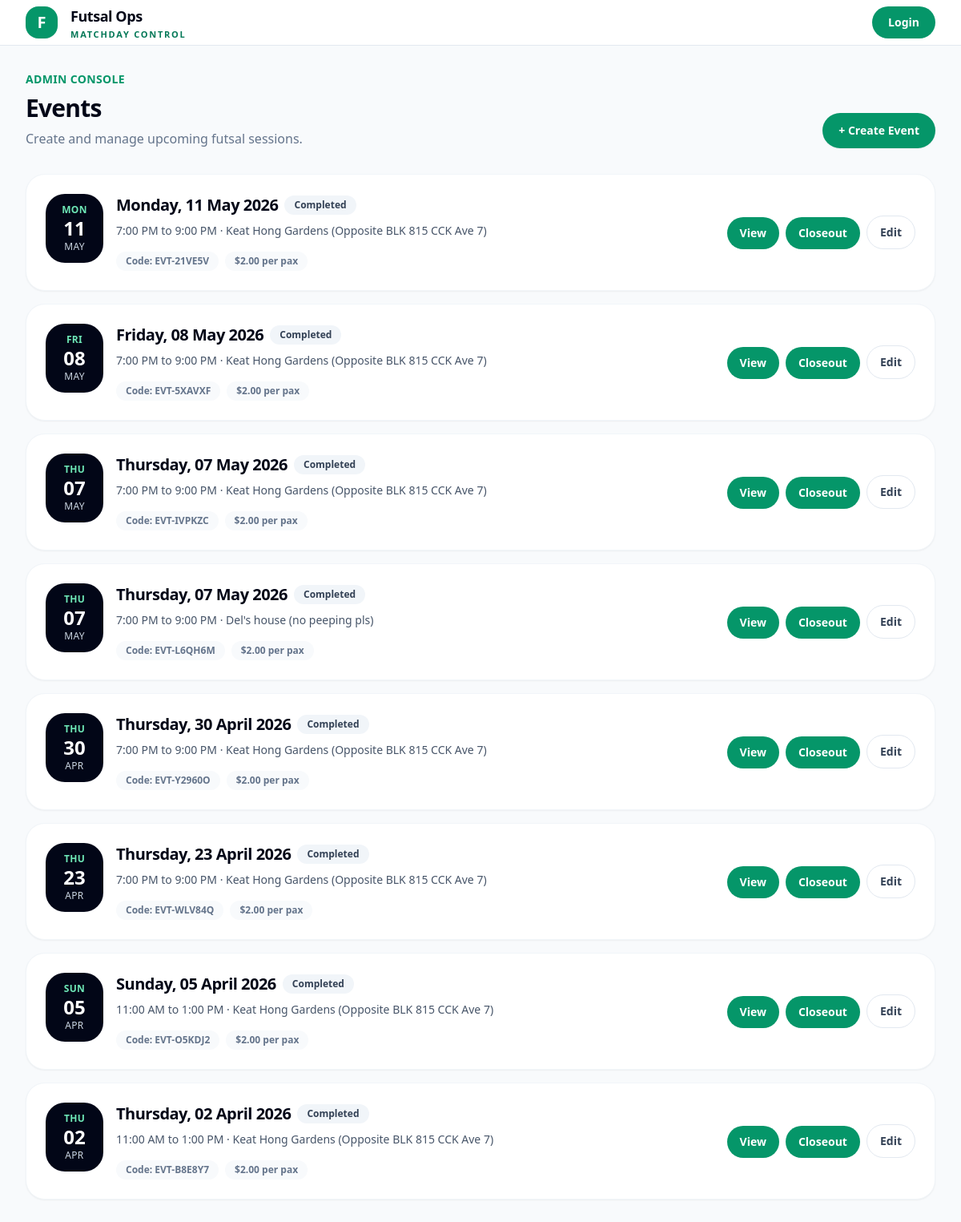
/events/, run on an earlier commit of the app's database.
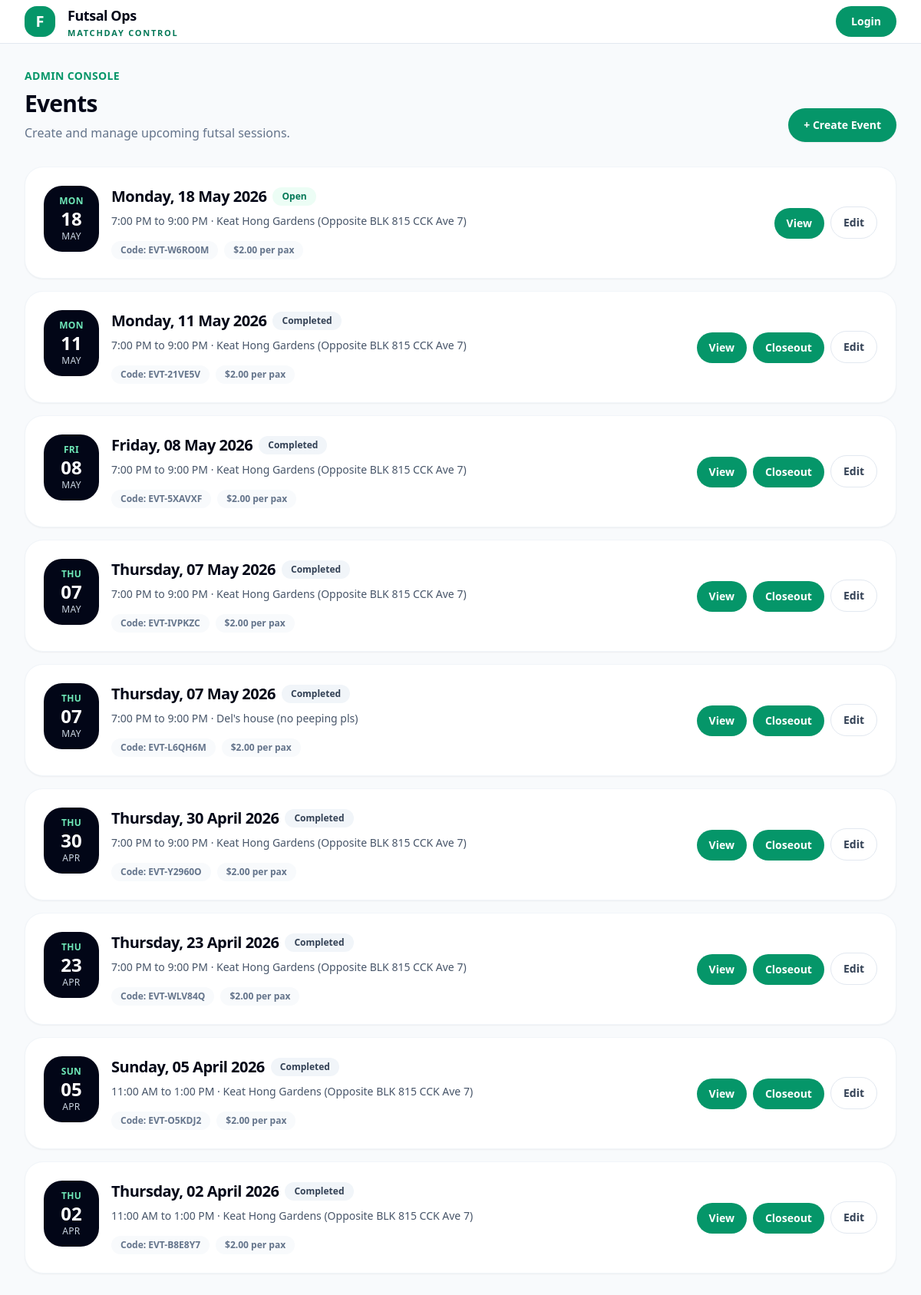
And on a later commit of the database.
### events/models.py (models this page shows, shortened)
class Event(models.Model):
    STATUS_DRAFT = "draft"
    STATUS_OPEN = "open"
    STATUS_FINALIZED = "finalized"
    STATUS_COMPLETED = "completed"
    STATUS_CANCELLED = "cancelled"
    STATUS_CHOICES = [
        (STATUS_DRAFT, "Draft"),
        (STATUS_OPEN, "Open"),
        (STATUS_FINALIZED, "Finalized"),
        (STATUS_COMPLETED, "Completed"),
        (STATUS_CANCELLED, "Cancelled"),
    ]
    registration_token = models.UUIDField(
        default=uuid.uuid4,
        unique=True,
        editable=False,
    )
    event_code = models.CharField(
        max_length=20,
        unique=True,
        default=generate_event_code,
        editable=False,
    )
    title = models.CharField(max_length=255)
    start_datetime = models.DateTimeField()
    end_datetime = models.DateTimeField()
    location = models.CharField(max_length=255)
    amount_payable = models.DecimalField(max_digits=8, decimal_places=2)
    playing_slots = models.PositiveIntegerField(default=15)
    waiting_slots = models.PositiveIntegerField(default=5)
    backup_slots = models.PositiveIntegerField(default=3)
    is_private = models.BooleanField(
        default=False,
        help_text="Private events are hidden from the public event list but accessible by registration link.",
    )
    status = models.CharField(
        max_length=20,
        choices=STATUS_CHOICES,
        default=STATUS_DRAFT,
    )
    created_by = models.ForeignKey(
        settings.AUTH_USER_MODEL,
        on_delete=models.SET_NULL,
        null=True,
        related_name="created_events",
    )
    created_at = models.DateTimeField(auto_now_add=True)
    updated_at = models.DateTimeField(auto_now=True)
    class Meta:
        ordering = ["start_datetime"]
    @property
    def weekday_display(self):
        local_start = timezone.localtime(self.start_datetime)
        return local_start.strftime("%A")
    @property
    def date_display(self):
        local_start = timezone.localtime(self.start_datetime)
        return local_start.strftime("%d %B %Y")
    @property
    def time_range_display(self):
        local_start = timezone.localtime(self.start_datetime)
        local_end = timezone.localtime(self.end_datetime)
        start = local_start.strftime("%I:%M %p").lstrip("0")
        end = local_end.strftime("%I:%M %p").lstrip("0")
        return f"{start} to {end}"
    @property
    def effective_status(self):
        from registrations.models import EventRegistration
        now = timezone.now()
        if now >= self.end_datetime:
            return "completed"
        playing_count = self.registrations.filter(
            status=EventRegistration.STATUS_PLAYING
        ).count()
        waiting_count = self.registrations.filter(
            status=EventRegistration.STATUS_WAITING
        ).count()
        if playing_count >= self.playing_slots and waiting_count >= self.waiting_slots:
            return "full"
        if playing_count >= self.playing_slots:
            return "playing_full"
        return "open"
    @property
    def effective_status_label(self):
        labels = {
            "open": "Open",
            "playing_full": "Playing Full",
            "full": "Full",
            "completed": "Completed",
        }
        return labels.get(self.effective_status, self.effective_status)

### events/views.py (the view)
# urls.py: path("", EventListView.as_view(), name="event_list"),
class EventListView(ListView):
    model = Event
    template_name = "events/list.html"
    context_object_name = "events"
    ordering = ["-start_datetime"]
    def get_queryset(self):
        queryset = super().get_queryset()
        user = self.request.user
        if user.is_authenticated and user.is_admin_level():
            return queryset
        return queryset.filter(is_private=False)
    def get_context_data(self, **kwargs):
        context = super().get_context_data(**kwargs)
        context["now"] = timezone.now()
        return context

### templates/events/list.html (shortened to what the changed rows need)
{% extends "base.html" %}
{% block content %}
<div class="space-y-8">
    <div class="flex flex-col md:flex-row md:items-end md:justify-between gap-5">
        <div>
            <h1 class="mt-2 text-3xl font-black tracking-tight text-slate-950">
                Events
            </h1>
        </div>
    </div>
    <div class="grid grid-cols-1 gap-4">
        {% for event in events %}
            <div class="bg-white rounded-3xl border border-slate-100 shadow-sm p-5 md:p-6 hover:shadow-md transition-shadow">
                <div class="flex flex-col md:flex-row md:items-center md:justify-between gap-5">
                    <div class="flex items-start gap-4">
                        <div class="min-w-[72px] rounded-3xl bg-slate-950 text-white px-4 py-3 text-center">
                            <div class="text-xs font-bold uppercase tracking-wide text-emerald-300">
                                {{ event.weekday_display|slice:":3" }}
                            </div>
                            <div class="text-2xl font-black leading-tight">
                                {{ event.start_datetime|date:"d" }}
                            </div>
                            <div class="text-xs uppercase tracking-wide text-slate-300">
                                {{ event.start_datetime|date:"M" }}
                            </div>
                        </div>
                        <div>
                            <div class="flex flex-wrap items-center gap-2">
                                <h2 class="text-xl font-black tracking-tight text-slate-950">
                                    {{ event.weekday_display }}, {{ event.date_display }}
                                </h2>
                                <span class="inline-flex items-center rounded-full px-3 py-1 text-xs font-bold
                                    {% if event.effective_status == 'completed' %}
                                        bg-slate-100 text-slate-700
                                    {% elif event.effective_status == 'full' %}
                                        bg-red-50 text-red-700
                                    {% elif event.effective_status == 'playing_full' %}
                                        bg-amber-50 text-amber-700
                                    {% elif event.effective_status == 'cancelled' %}
                                        bg-slate-200 text-slate-700
                                    {% else %}
                                        bg-emerald-50 text-emerald-700
                                    {% endif %}
                                ">
                                    {{ event.effective_status_label }}
                                </span>
                            </div>
                            <div class="mt-2 text-sm text-slate-600">
                                {{ event.time_range_display }} · {{ event.location }}
                            </div>
                            <div class="mt-4 flex flex-wrap gap-2 text-xs font-semibold text-slate-500">
                                <span class="rounded-full bg-slate-50 px-3 py-1">
                                    Code: {{ event.event_code }}
                                </span>
                                <span class="rounded-full bg-slate-50 px-3 py-1">
                                    ${{ event.amount_payable }} per pax
                                </span>
                            </div>
                        </div>
                    </div>
                    <div class="flex flex-row md:flex-col lg:flex-row gap-2 md:items-end">
                        <a href="{% url 'event_detail' event.id %}"
                           class="inline-flex items-center justify-center px-4 py-2.5 rounded-full bg-emerald-600 text-white text-sm font-bold hover:bg-emerald-700">
                            View
                        </a>
		    {% if event.end_datetime <= now and event.status != "cancelled" %}
    			<a href="{% url 'event_closeout' event.id %}"
       				class="inline-flex items-center justify-center px-4 py-2.5 rounded-full bg-emerald-600 text-white text-sm font-bold hover:bg-emerald-700">
        			  Closeout
    			</a>
		    {% endif %}
                        <a href="{% url 'event_edit' event.id %}"
                           class="inline-flex items-center justify-center px-4 py-2.5 rounded-full border border-slate-200 bg-white text-slate-700 text-sm font-bold hover:bg-slate-50">
                            Edit
                        </a>
                    </div>
                </div>
            </div>
        {% endfor %}
    </div>
</div>
{% endblock %}

What changed in the data, as far as the page shows it:
added Event: weekday_display "MON", start_datetime "18", start_datetime "MAY", weekday_display "Monday", date_display "18 May 2026", effective_status_label "Open", time_range_display "7:00 PM to 9:00 PM", location "Keat Hong Gardens (Opposite BLK 815 CCK Ave 7)", event_code "EVT-W6RO0M", amount_payable "2.00"
